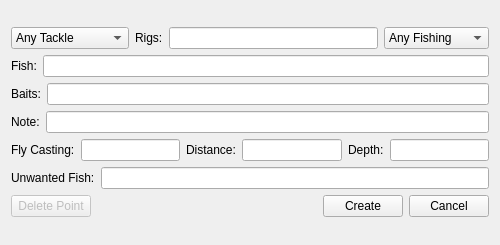
<?xml version="1.0" encoding="UTF-8"?>
<ui version="4.0">
 <class>CreatePoint</class>
 <widget class="QWidget" name="CreatePoint">
  <property name="windowModality">
   <enum>Qt::WindowModal</enum>
  </property>
  <property name="geometry">
   <rect>
    <x>0</x>
    <y>0</y>
    <width>500</width>
    <height>245</height>
   </rect>
  </property>
  <property name="minimumSize">
   <size>
    <width>0</width>
    <height>245</height>
   </size>
  </property>
  <property name="maximumSize">
   <size>
    <width>16777215</width>
    <height>245</height>
   </size>
  </property>
  <property name="windowTitle">
   <string>Form</string>
  </property>
  <property name="windowIcon">
   <iconset resource="resource.qrc">
    <normaloff>:/image/fish.png</normaloff>:/image/fish.png</iconset>
  </property>
  <layout class="QGridLayout" name="gridLayout">
   <item row="0" column="0">
    <layout class="QVBoxLayout" name="verticalLayout">
     <item>
      <layout class="QHBoxLayout" name="horizontalLayout">
       <item>
        <widget class="QComboBox" name="comboBoxTackle">
         <item>
          <property name="text">
           <string>Any Tackle</string>
          </property>
         </item>
         <item>
          <property name="text">
           <string>Float Tackle</string>
          </property>
         </item>
         <item>
          <property name="text">
           <string>Feeder Tackle</string>
          </property>
         </item>
         <item>
          <property name="text">
           <string>Spinning Tackle</string>
          </property>
         </item>
        </widget>
       </item>
       <item>
        <widget class="QLabel" name="labelRigs">
         <property name="text">
          <string>Rigs:</string>
         </property>
        </widget>
       </item>
       <item>
        <widget class="QLineEdit" name="textEditRigs"/>
       </item>
       <item>
        <widget class="QComboBox" name="comboBoxFrom">
         <item>
          <property name="text">
           <string>Any Fishing</string>
          </property>
         </item>
         <item>
          <property name="text">
           <string>Shore Fishing</string>
          </property>
         </item>
         <item>
          <property name="text">
           <string>Boat Fishing</string>
          </property>
         </item>
        </widget>
       </item>
      </layout>
     </item>
     <item>
      <layout class="QHBoxLayout" name="horizontalLayout_2">
       <item>
        <widget class="QLabel" name="labelFish">
         <property name="text">
          <string>Fish:</string>
         </property>
        </widget>
       </item>
       <item>
        <widget class="QLineEdit" name="textEditFish"/>
       </item>
      </layout>
     </item>
     <item>
      <layout class="QHBoxLayout" name="horizontalLayout_3">
       <item>
        <widget class="QLabel" name="labelBaits">
         <property name="text">
          <string>Baits:</string>
         </property>
        </widget>
       </item>
       <item>
        <widget class="QLineEdit" name="textEditBaits"/>
       </item>
      </layout>
     </item>
     <item>
      <layout class="QHBoxLayout" name="horizontalLayout_4">
       <item>
        <widget class="QLabel" name="labelNote">
         <property name="text">
          <string>Note:</string>
         </property>
        </widget>
       </item>
       <item>
        <widget class="QLineEdit" name="textEditNote"/>
       </item>
      </layout>
     </item>
     <item>
      <layout class="QHBoxLayout" name="horizontalLayout_5">
       <item>
        <widget class="QLabel" name="labelFlyCasting">
         <property name="inputMethodHints">
          <set>Qt::ImhNone</set>
         </property>
         <property name="text">
          <string>Fly Casting:</string>
         </property>
        </widget>
       </item>
       <item>
        <widget class="QLineEdit" name="textEditFlyCasting">
         <property name="inputMethodHints">
          <set>Qt::ImhNone</set>
         </property>
        </widget>
       </item>
       <item>
        <widget class="QLabel" name="labelDistance">
         <property name="text">
          <string>Distance:</string>
         </property>
        </widget>
       </item>
       <item>
        <widget class="QLineEdit" name="textEditDistance">
         <property name="inputMethodHints">
          <set>Qt::ImhDigitsOnly</set>
         </property>
        </widget>
       </item>
       <item>
        <widget class="QLabel" name="labelDepth">
         <property name="text">
          <string>Depth:</string>
         </property>
        </widget>
       </item>
       <item>
        <widget class="QLineEdit" name="textEditDepth">
         <property name="enabled">
          <bool>true</bool>
         </property>
         <property name="inputMethodHints">
          <set>Qt::ImhDigitsOnly</set>
         </property>
        </widget>
       </item>
      </layout>
     </item>
     <item>
      <layout class="QHBoxLayout" name="horizontalLayout_6">
       <item>
        <widget class="QLabel" name="labelUnwantedFish">
         <property name="text">
          <string>Unwanted Fish:</string>
         </property>
        </widget>
       </item>
       <item>
        <widget class="QLineEdit" name="textEditUnwantedFish"/>
       </item>
      </layout>
     </item>
     <item>
      <layout class="QHBoxLayout" name="horizontalLayout_7">
       <item>
        <widget class="QPushButton" name="pushButtonDeletePoint">
         <property name="enabled">
          <bool>false</bool>
         </property>
         <property name="text">
          <string>Delete Point</string>
         </property>
        </widget>
       </item>
       <item>
        <spacer name="horizontalSpacer">
         <property name="orientation">
          <enum>Qt::Horizontal</enum>
         </property>
         <property name="sizeHint" stdset="0">
          <size>
           <width>198</width>
           <height>22</height>
          </size>
         </property>
        </spacer>
       </item>
       <item>
        <widget class="QPushButton" name="pushButtonConfirm">
         <property name="enabled">
          <bool>true</bool>
         </property>
         <property name="text">
          <string>Create</string>
         </property>
        </widget>
       </item>
       <item>
        <widget class="QPushButton" name="pushButtonCancel">
         <property name="text">
          <string>Cancel</string>
         </property>
        </widget>
       </item>
      </layout>
     </item>
    </layout>
   </item>
  </layout>
 </widget>
 <resources>
  <include location="resource.qrc"/>
 </resources>
 <connections>
  <connection>
   <sender>pushButtonCancel</sender>
   <signal>clicked()</signal>
   <receiver>CreatePoint</receiver>
   <slot>close()</slot>
   <hints>
    <hint type="sourcelabel">
     <x>448</x>
     <y>221</y>
    </hint>
    <hint type="destinationlabel">
     <x>249</x>
     <y>122</y>
    </hint>
   </hints>
  </connection>
 </connections>
</ui>
